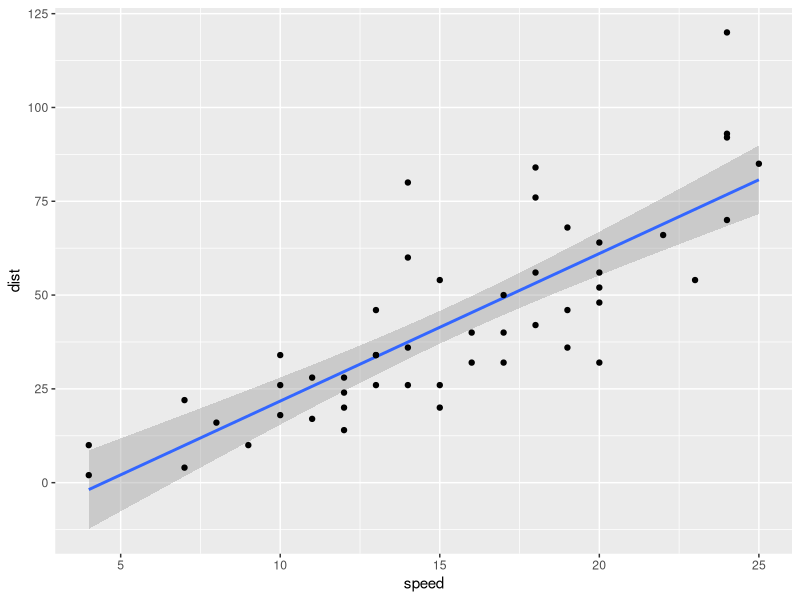

The R script that drew this image:
library(ggplot2)
data(cars)
p <- ggplot(data = cars, aes(x = speed, y = dist)) + stat_smooth(method = "lm") + geom_point()
print(p)